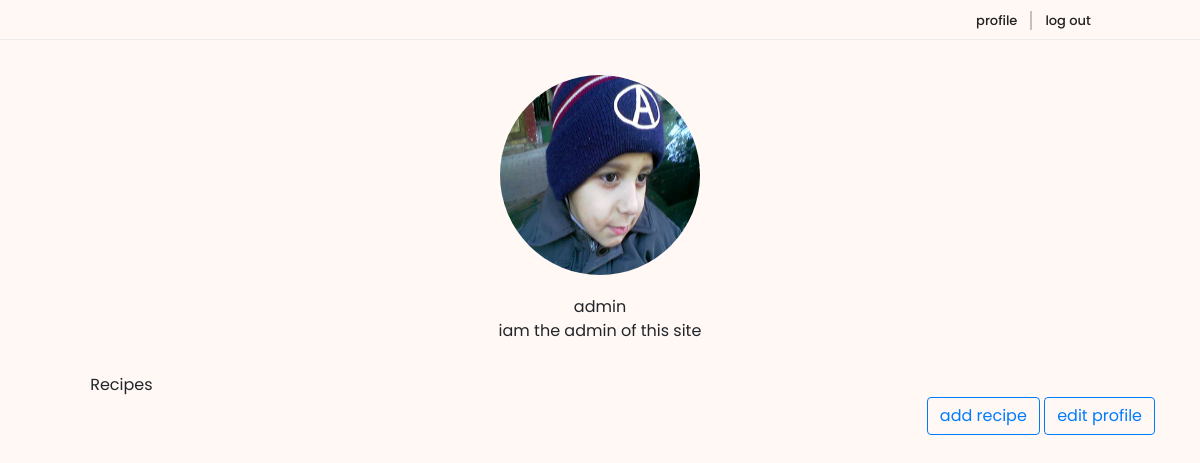
/myprofile/ (signed in), run on an earlier commit of the app's database.
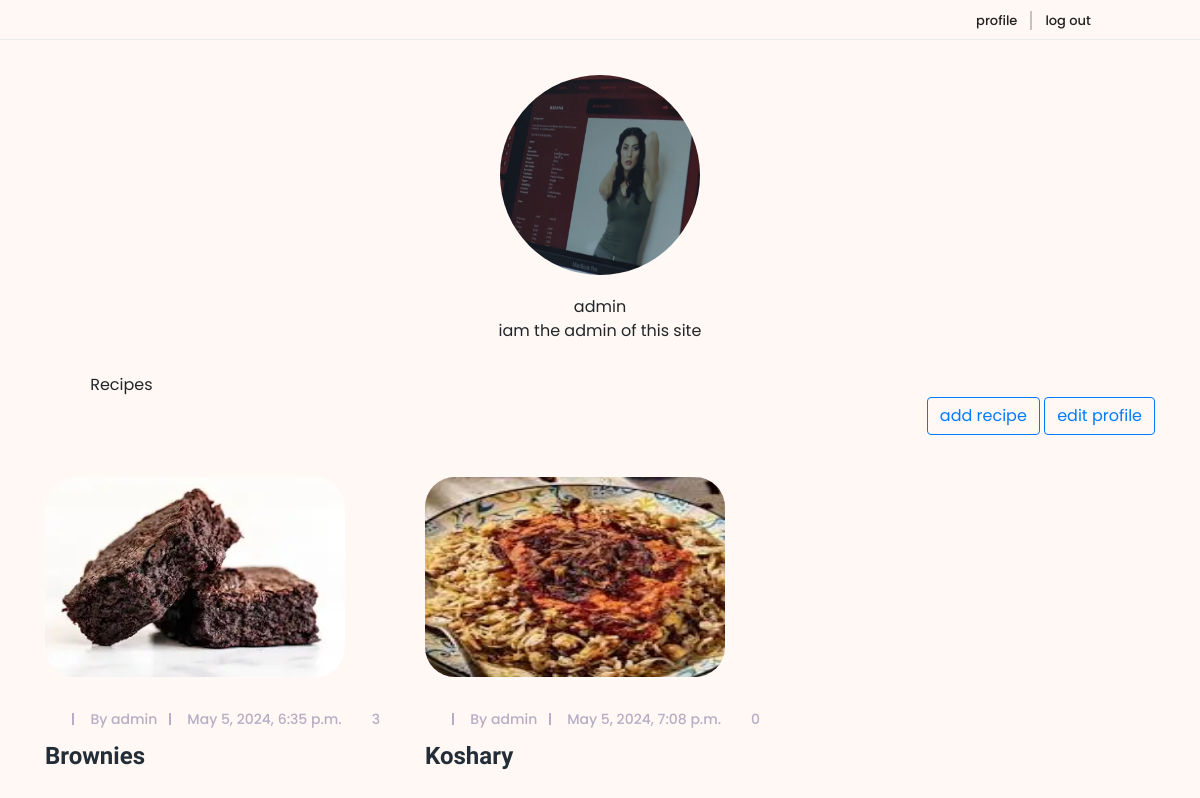
And on a later commit of the database.
### littleapp/models.py (models this page shows, shortened)
class Profile(models.Model):
    user = models.OneToOneField(
        settings.AUTH_USER_MODEL, on_delete=models.CASCADE)
    bookmarks = models.ManyToManyField(Recipe, related_name='bookmarked_by' , blank=True)
    avatar = models.ImageField(upload_to='avatar', blank=True)
    bio = models.CharField(max_length=200, blank=True)

class Recipe(models.Model):
    author = models.ForeignKey(
        settings.AUTH_USER_MODEL, related_name="recipes", on_delete=models.CASCADE)
    category = models.ForeignKey(
        RecipeCategory, related_name="recipe_list", on_delete=models.SET(get_default_recipe_category))
    picture = models.ImageField(upload_to='uploads')
    title = models.CharField(max_length=200)
    desc = models.CharField(_('Short description'), max_length=200)
    cook_time = models.TimeField()
    ingredients = models.TextField()
    procedure = models.TextField()
    created_at = models.DateTimeField(auto_now_add=True)
    likes = models.ManyToManyField(settings.AUTH_USER_MODEL , verbose_name=_(""), null=True , blank=True)

### littleapp/views.py (the view)
# urls.py: path('myprofile/', views.myprofile, name='myprofile'),
@login_required
def myprofile(request):
    me = Profile.objects.get(user=request.user)
    myr = Recipe.objects.filter(author=request.user)
    return render(request, 'profile.html' ,{"me":me , "myr":myr})

### littleapp/templates/profile.html (shortened to what the changed rows need)
{% load static %}
<!DOCTYPE html>
<html lang="en">
<head>
    <link href="{% static 'explore/style.css' %}" rel="stylesheet">
    <link href="{% static 'explore/css/responsive/responsive.css' %}" rel="stylesheet">
</head>
<body>
    <header class="header_area">
        <div class="container">
            <div class="row">
                <div class="col-12">
                    <div class="logo_area text-center">
                        <a href="index.html" class="yummy-logo">
                            <img src="/uploads/{{me.avatar}}" style="width: 200px;height:200px;  border-radius: 50%;">
                        </a>
                        <br>
                        {{me.user.username}}
                        <br>
                        {{me.bio}}
                    </div>
                </div>
            </div>
        </div>
    </header>
    <section class="archive-area section_padding_80">
        <div class="container">
            <div class="row">
                {% for r  in myr %}
                <a href="{% url 'viewrecipe' pk=r.pk %}" >
                <div class="col-12 col-md-6 col-lg-4">
                    <div class="single-post wow fadeInUp" data-wow-delay="0.1s">
                        <div class="post-thumb">
                            <img src="/uploads/{{r.picture}}" alt="" style="width:300px;height:200px;">
                        </div>
                        <div class="post-content">
                            <div class="post-meta d-flex">
                                <div class="post-author-date-area d-flex">
                                    <div class="post-author">
                                        <a href="#">By {{r.author}}</a>
                                    </div>
                                    <div class="post-date">
                                        <a href="#">{{r.created_at}}</a>
                                    </div>
                                </div>
                                <div class="post-comment-share-area d-flex">
                                    <div class="post-favourite">
                                        <a href="#"><i class="fa fa-heart-o" aria-hidden="true"></i> {{r.likes.count}}</a>
                                    </div>
                                </div>
                            </div>
                            <a href="#">
                                <h4 class="post-headline">{{r.title}}</h4>
                            </a>
                        </div>
                    </div>
                </div>
                </a>
                {% endfor %}
            </div>
        </div>
    </section>
</body>

What changed in the data, as far as the page shows it:
changed Profile "iam the admin of this site": avatar: a different picture
added Recipe: picture (picture), author "admin", created_at "May 5, 2024, 6:35 p.m.", likes.count "3", title "Brownies"
added Recipe: picture (picture), author "admin", created_at "May 5, 2024, 7:08 p.m.", likes.count "0", title "Koshary"
